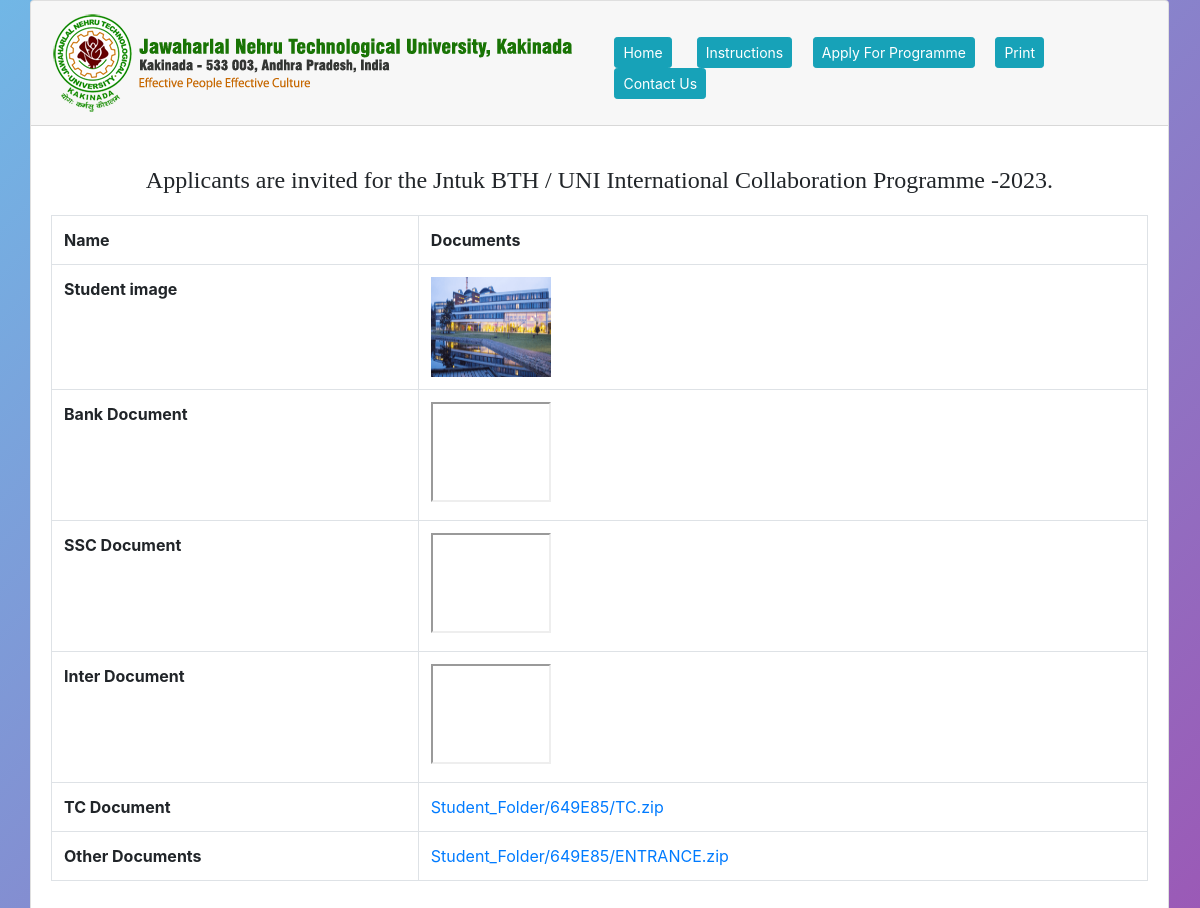
Page /upload_documents.php?rand=649E85 on the committed database.
### tables this page shows
CREATE TABLE `student_info` (
  `id` bigint(20) UNSIGNED NOT NULL,
  `std_name` varchar(150) NOT NULL,
  `f_name` varchar(150) NOT NULL,
  `dob` varchar(20) NOT NULL,
  `gender` varchar(20) NOT NULL,
  `nationality` varchar(50) NOT NULL,
  `mob_number` varchar(10) NOT NULL,
  `alt_number` varchar(10) NOT NULL,
  `email` varchar(70) NOT NULL,
  `address` varchar(225) NOT NULL,
  `pass_details` varchar(225) NOT NULL,
  `pass_number` varchar(50) NOT NULL,
  `date_issue` varchar(100) NOT NULL,
  `local_details` text NOT NULL,
  `EM_Studied` varchar(50) NOT NULL,
  `eng_subject` varchar(50) NOT NULL,
  `image` varchar(250) NOT NULL,
  `bank_document` varchar(255) NOT NULL,
  `ssc_document` varchar(255) NOT NULL,
  `inter_document` varchar(255) NOT NULL,
  `TC_document` varchar(255) NOT NULL,
  `other_document` varchar(255) NOT NULL,
  `bank_name` varchar(100) NOT NULL,
  `reference_collect` varchar(50) NOT NULL,
  `date_payment` varchar(20) NOT NULL,
  `amount` varchar(10) NOT NULL,
  `randomId` varchar(15) NOT NULL,
  `declaration` varchar(10) NOT NULL,
  `updated_at` timestamp NOT NULL DEFAULT current_timestamp() ON UPDATE current_timestamp(),
  `created_at` timestamp NOT NULL DEFAULT current_timestamp()
);

### crudop/dbconfig.php (called while the page is built, shortened)
<?php
class DbConfig
{
    private $_host = 'localhost';
    private $_username = 'root';
    private $_password = '';
    private $_database = 'admissions';
    public $connection;
    public function __construct()
    {
        if (!isset($this->connection))
        {
$this->connection =
 new mysqli($this->_host, $this->_username, $this->_password, $this->_database);
        }
       return $this->connection;
    }
}
?>

### crudop/crud.php (called while the page is built, shortened)
<?php
include_once 'dbconfig.php';
class Crud extends DbConfig
{
    public function getData($query)
    {
        $result = $this->connection->query($query);
        $rows = array();
        while ($row = $result->fetch_assoc())
        {
            $rows[] = $row;
        }
        return $rows;
    }
}
?>

### upload_documents.php (the view, shortened to what this page needs)
<!DOCTYPE html>
<html lang="en">
<?php include("include/header.php");
include_once("crudop/crud.php");
$crud = new Crud();
$table1='student_info';
$rand=$_GET['rand'];
$qryStd1 = "SELECT  image,bank_document,ssc_document,inter_document,TC_document,other_document FROM " . $table1 . " where randomId='".$rand."'";
$resStd1 = $crud->getData($qryStd1);
?>
<body>
  <div class="container">
    <div class="row">
        <div class="card">
          <?php include("include/navbar.php"); ?>
          <div class="card-body">
              <h4 style="text-align:center; font-family: auto;margin-top:20px;margin-bottom:20px;">Applicants are invited for the Jntuk BTH / UNI International Collaboration Programme -2023.</h4>
            <form action="print_formCopy1.php" method="post" name="addform" id="addform" enctype="multipart/form-data"  autocomplete="off">
            <div class="row">
              <div class="col-md-12">
               <table class="table table-bordered">
                 <tr>
                   <th>Name</th>
                   <th>Documents</th>
                 </tr>
                 <?php $i=1; $j=0;
                 foreach ($resStd1 as $key => $value) {?>
                    <tr>
                    <th>Student image</th>
                       <td>
                         <a href="<?php echo $value['image']; ?>" download>
                        <img src="<?php echo $value['image'] ?>" width="120" height="100"> </a>
                       </td>
                     </tr>
                     <tr>
                      <th>Bank Document</th>
                       <td>
                         <a href="<?php echo $value['bank_document']; ?>" download>
                        <iframe src="<?php echo $value['bank_document'] ?>" width="120" height="100">Bank Document</iframe>
                         </a>
                       </td>
                     </tr>
                     <tr>
                     <th>SSC Document</th>
                       <td>
                         <a href="<?php echo $value['ssc_document']; ?>" download>
                        <iframe src="<?php echo $value['ssc_document'] ?>" width="120" height="100">SSC Document</iframe>
                         </a>
                       </td>
                     </tr>
                     <tr>
                     <th>Inter Document</th>
                        <td>
                         <a href="<?php echo $value['inter_document']; ?>" download>
                        <iframe src="<?php echo $value['inter_document'] ?>" width="120" height="100">Inter Documents</iframe>
                         </a>
                       </td>
                     </tr>
                     <tr>
                      <th>TC Document</th>
                         <td>
                         <a href="<?php echo $value['TC_document']; ?>" download><?php echo $value['TC_document']; ?>
                         </a>
                       </td>
                     </tr>
                     <tr>
                      <th>Other Documents</th>
                        <td>
                         <a href="<?php echo $value['other_document']; ?>" download><?php echo $value['other_document']; ?>
                         </a>
                       </td>
                     </tr>
                <?php $i++;} ?>
               </table>
             </div>
            </div>
          </form>
          </div>
        </div>
    </div>
  </div>
</body>
</html>
<link rel="stylesheet" href="//code.jquery.com/ui/1.12.1/themes/base/jquery-ui.css">

### include/header.php (style rules this page uses)
body { background: linear-gradient(135deg, #71b7e6, #9b59b6); }

### rows in the picture
student_info: image (picture), TC_document "Student_Folder/649E85/TC.zip", other_document "Student_Folder/649E85/ENTRANCE.zip"
